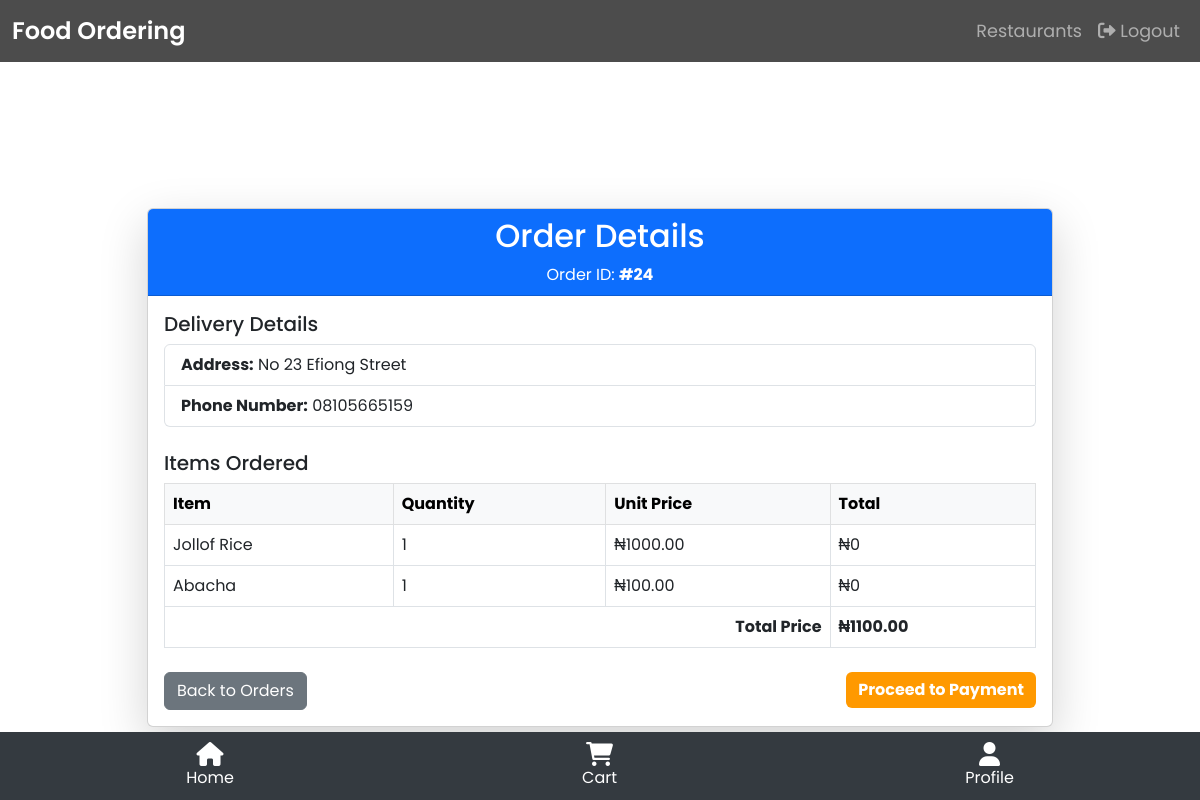
/orders/24/ (signed in), run on the app's committed database.
### systemapp/models.py (models this page shows, shortened)
class Order(models.Model):
    STATUS_CHOICES = [
        ('Pending', 'Pending'),
        ('Confirmed', 'Confirmed'),
        ('Delivered', 'Delivered'),
        ('Cancelled', 'Cancelled'),
    ]
    user = models.ForeignKey(User, on_delete=models.CASCADE)
    date = models.DateTimeField(auto_now_add=True)
    total_price = models.DecimalField(max_digits=10, decimal_places=2)
    delivery_status = models.CharField(max_length=20, choices=STATUS_CHOICES, default='Pending')
    menu_items = models.ManyToManyField(MenuItem)

class Profile(models.Model):
    user = models.OneToOneField(User, on_delete=models.CASCADE)
    phone_number = models.CharField(max_length=15, blank=True, null=True)
    address = models.TextField(blank=True, null=True)
    profile_picture = models.ImageField(upload_to='profile_pictures/', blank=True, null=True)

class OrderItem(models.Model):
    order = models.ForeignKey(Order, related_name='order_items', on_delete=models.CASCADE)
    food_item = models.ForeignKey(MenuItem, on_delete=models.CASCADE)
    quantity = models.PositiveIntegerField(default=1)
    subtotal = models.DecimalField(max_digits=10, decimal_places=2)

class MenuItem(models.Model):
    restaurant = models.ForeignKey(Restaurant, on_delete=models.CASCADE)
    name = models.CharField(max_length=100)
    description = models.TextField()
    price = models.DecimalField(max_digits=10, decimal_places=2)
    image = CloudinaryField('images', default='null')

### systemapp/views.py (the view)
# urls.py: path('orders/<int:order_id>/', views.order_detail, name='order_detail'),
@login_required
def order_detail(request, order_id):
    order = get_object_or_404(Order, id=order_id, user=request.user)
    order_items = order.order_items.all()
    profile = request.user.profile
    delivery_address = profile.address
    phone_number = profile.phone_number
    total_price = sum(item.food_item.price * item.quantity for item in order_items)
    return render(request, 'systemapp/order_detail.html', {
        'order': order,
        'order_items': order_items,
        'address':delivery_address,
        'phone_number': phone_number,
        'total_price': total_price,
    })

### systemapp/templatetags/custom_filters.py (called while the page is built)
@register.filter
def mul(value, arg):
    try:
        return float(value) * float(arg)
    except (ValueError, TypeError):
        return 0

### systemapp/templates/systemapp/order_detail.html (shortened to what this page needs)
{% extends 'systemapp/base.html' %}
{% load custom_filters %}
{% block content %}
<div class="container py-5">
    <div class="row justify-content-center">
        <div class="col-md-10">
            <div class="card shadow-lg">
                <div class="card-header bg-primary text-white text-center">
                    <h2>Order Details</h2>
                    <p class="mb-0">Order ID: <strong>#{{ order.id }}</strong></p>
                </div>
                <div class="card-body">
                    <h5>Delivery Details</h5>
                    <ul class="list-group mb-4">
                        <li class="list-group-item"><strong>Address:</strong> {{ address }}</li>
                        <li class="list-group-item"><strong>Phone Number:</strong> {{ phone_number }}</li>
                    </ul>
                    <h5>Items Ordered</h5>
                    <table class="table table-bordered">
                        <thead class="table-light">
                            <tr>
                                <th>Item</th>
                                <th>Quantity</th>
                                <th>Unit Price</th>
                                <th>Total</th>
                            </tr>
                        </thead>
                        <tbody>
                            {% for item in order_items %}
                                <tr>
                                    <td>{{ item.food_item.name }}</td>
                                    <td>{{ item.quantity }}</td>
                                    <td>₦{{ item.food_item.price }}</td>
                                    <td>₦{{ item.food_item.price|floatformat:2|add:item.quantity|mul:item.food_item.price }}</td>
                                </tr>
                            {% endfor %}
                        </tbody>
                        <tfoot>
                            <tr>
                                <th colspan="3" class="text-end">Total Price</th>
                                <th>₦{{ total_price|floatformat:2 }}</th>
                            </tr>
                        </tfoot>
                    </table>
                    <div class="d-flex justify-content-between mt-4">
                        <a href="{% url 'order_history' %}" class="btn btn-secondary">Back to Orders</a>
                        <form method="post" action="{% url 'initialize_payment' order.id %}">
                            <button type="submit" class="btn btn-success">Proceed to Payment</button>
                        </form>
                    </div>
                </div>
            </div>
        </div>
    </div>
</div>
{% endblock %}}

### systemapp/templates/systemapp/base.html (style rules this page uses)
html, body { height: 100%; margin: 0; font-family: 'Poppins', sans-serif; padding-top: 56px; padding-bottom: 56px; }
.btn-success { background-color: #ff9900; border: none; font-weight: bold; }

### data on the page
Order: id "24"
Profile: address "No 23 Efiong Street", phone_number "08105665159"
OrderItem: food_item.name "Jollof Rice", quantity "1", food_item.price "1000.00", food_item.price|add "0"
OrderItem: food_item.name "Abacha", quantity "1", food_item.price "100.00", food_item.price|add "0"

### other printed values
{{ total_price|floatformat:2 }} "1100.00"
